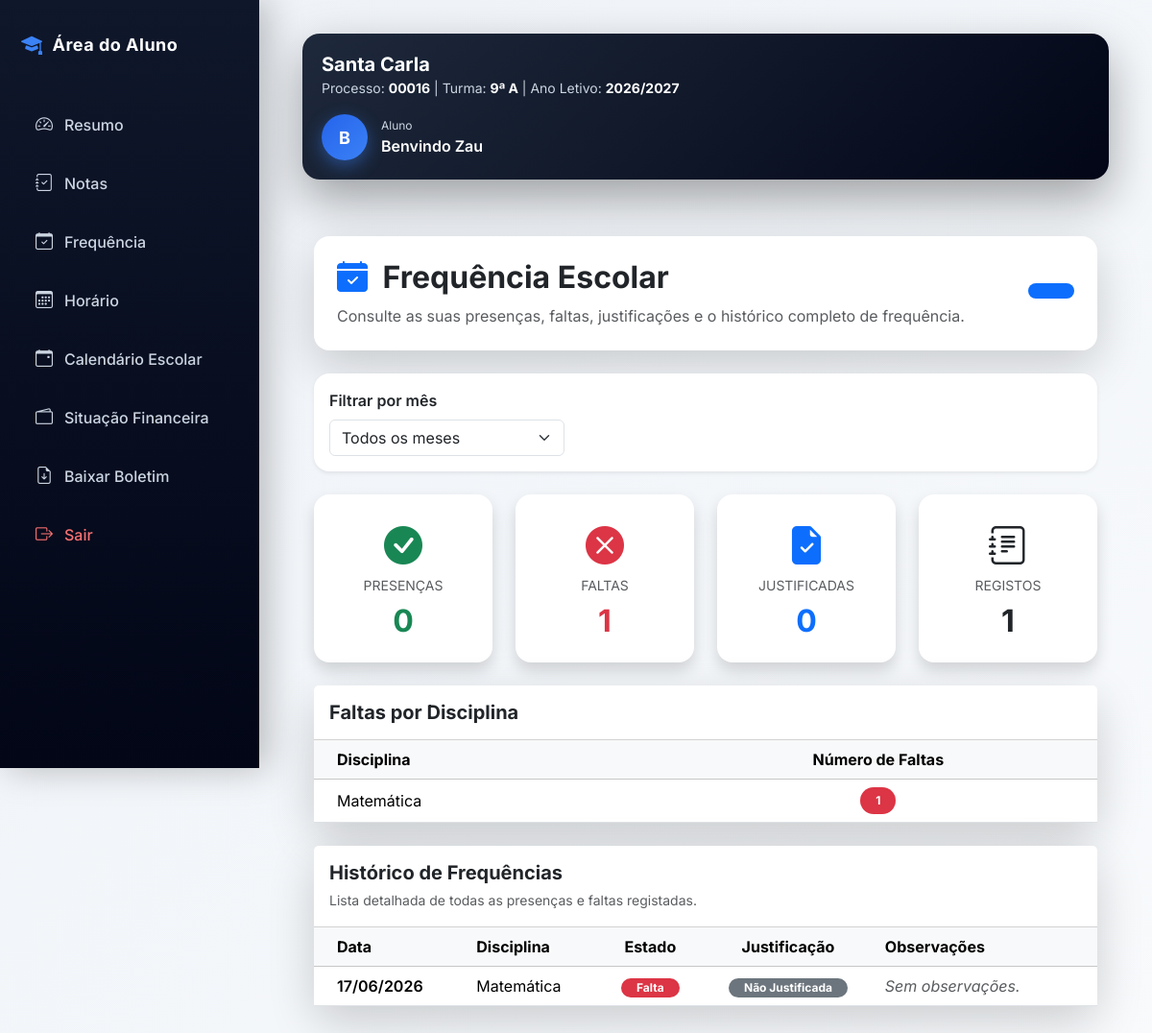
The app's page /aluno/frequencias/ (signed in), older data.
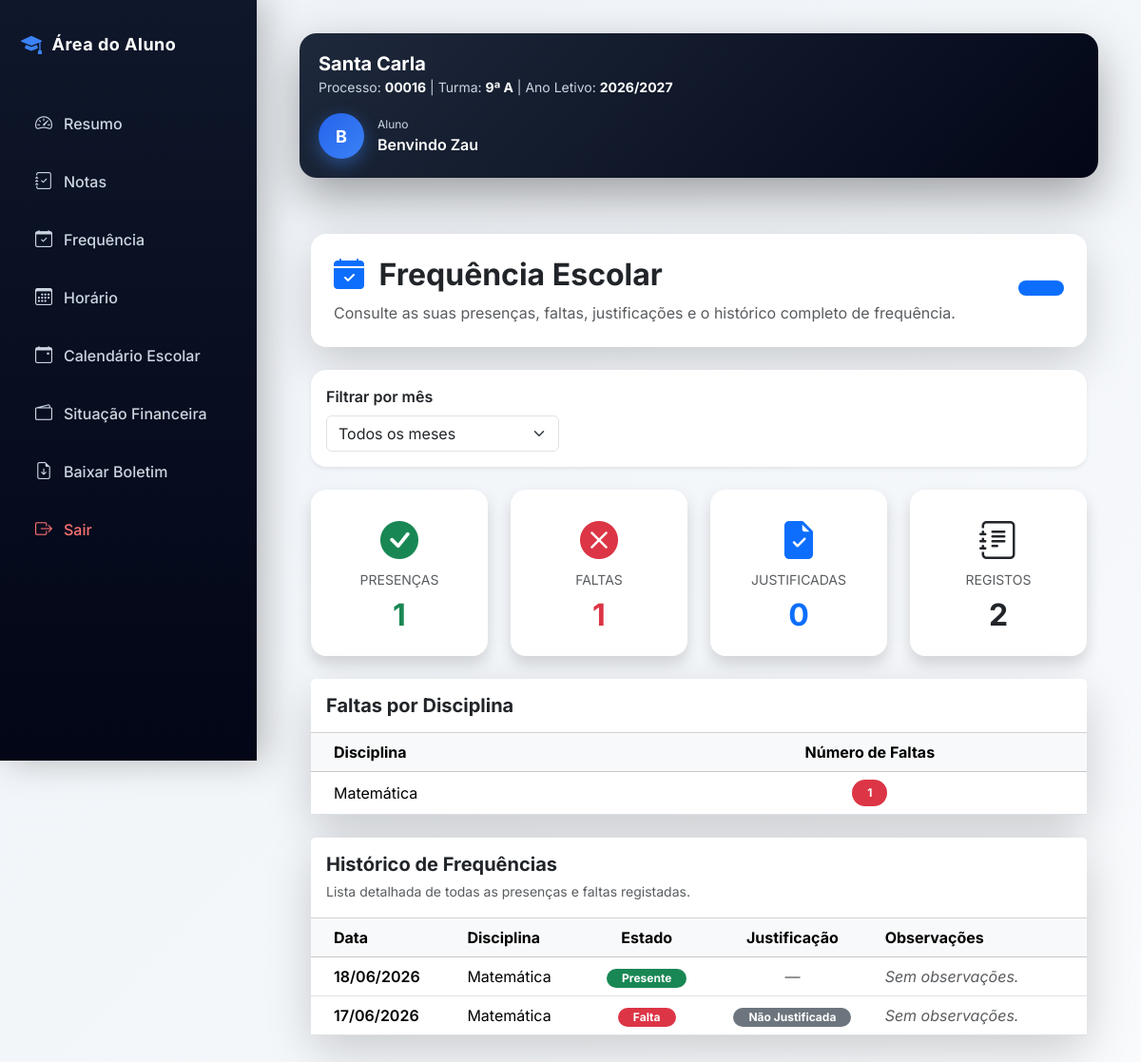
The same page, newer data.
### academic/models.py (models this page shows, shortened)
class Disciplina(models.Model):
    nome = models.CharField(max_length=90)
    turma = models.ForeignKey(
        Turma,
        on_delete=models.CASCADE,
        related_name="disciplinas"
    )
    professor = models.ForeignKey(
        settings.AUTH_USER_MODEL,
        on_delete=models.CASCADE,
        limit_choices_to={'role': 'PROFESSOR'},
        related_name="disciplinas",
        null=True,
        blank=True
    )
    escola = models.ForeignKey(
        Escola,
        on_delete=models.CASCADE,
        related_name="disciplinas"
    )
    criada_em = models.DateTimeField(auto_now_add=True)
    class Meta:
        unique_together = ('nome', 'turma', 'escola')
        ordering = ["nome"]

class Frequencia(models.Model):
    aluno = models.ForeignKey(Aluno, on_delete=models.CASCADE)
    disciplina = models.ForeignKey(Disciplina, on_delete=models.CASCADE)
    professor = models.ForeignKey(
        settings.AUTH_USER_MODEL,
        on_delete=models.CASCADE
    )
    data = models.DateField()
    presente = models.BooleanField(default=True)
    justificada = models.BooleanField(default=False)
    observacao = models.TextField(blank=True)
    escola = models.ForeignKey(Escola, on_delete=models.CASCADE)
    criada_em = models.DateTimeField(auto_now_add=True)
    class Meta:
        unique_together = ("aluno", "disciplina", "data")
        ordering = ["-data", "disciplina"]

### core/views.py (the view, shortened to what this page needs)
# urls.py: path("aluno/frequencias/", views.frequencia_aluno, name="frequencia_aluno"),
@login_required
def frequencia_aluno(request):
    if getattr(request.user, "role", None) != "ALUNO":
        return redirect("dashboard")
    aluno = (
        Aluno.objects
        .select_related("turma")
        .filter(usuario=request.user)
        .first()
    )
    if not aluno:
        return redirect("dashboard")
    mes = request.GET.get("mes")
    frequencias = (
        Frequencia.objects
        .filter(aluno=aluno)
        .select_related("disciplina")
    )
    frequencias = frequencias.order_by(
        "-data",
        "disciplina__nome"
    )
    total_presencas = frequencias.filter(
        presente=True
    ).count()
    total_faltas = frequencias.filter(
        presente=False
    ).count()
    total_justificadas = frequencias.filter(
        presente=False,
        justificada=True
    ).count()
    total_registos = frequencias.count()
    percentagem_presencas = 0
    if total_registos > 0:
        percentagem_presencas = round(
            (total_presencas / total_registos) * 100,
            1
        )
    faltas_por_disciplina = (
        frequencias
        .filter(presente=False)
        .values("disciplina__nome")
        .annotate(
            total_faltas=Count("id")
        )
        .order_by(
            "-total_faltas",
            "disciplina__nome"
        )
    )
    context = {
        "aluno": aluno,
        "frequencias": frequencias,
        "mes_selecionado": mes,
        "total_presencas": total_presencas,
        "total_faltas": total_faltas,
        "total_justificadas": total_justificadas,
        "total_registos": total_registos,
        "percentagem_presencas": percentagem_presencas,
        "faltas_por_disciplina": faltas_por_disciplina,
    }
    return render(
        request,
        "frequencias_aluno.html",
        context,
    )

### academic/models.py (called while the page is built)
    def __str__(self):
        return self.nome

### core/templates/frequencias_aluno.html (shortened to what the changed rows need)
{% extends "base_aluno.html" %}
{% block content %}
<div class="container-fluid py-4">
    <div class="card border-0 shadow-lg rounded-4 mb-4">
        <div class="card-body p-4">
            <div class="d-flex flex-column flex-lg-row justify-content-between align-items-lg-center">
                <div>
                    <h2 class="fw-bold mb-2">
                        <i class="bi bi-calendar-check-fill text-primary me-2"></i>
                        Frequência Escolar
                    </h2>
                </div>
            </div>
        </div>
    </div>
    <div class="row g-4 mb-4">
        <div class="col-xl-3 col-md-6">
            <div class="card border-0 shadow rounded-4 h-100">
                <div class="card-body text-center py-4">
                    <i class="bi bi-check-circle-fill text-success fs-1 mb-3"></i>
                    <div class="text-muted text-uppercase small mb-2">
                        Presenças
                    </div>
                    <h2 class="fw-bold text-success mb-0">
                        {{ total_presencas }}
                    </h2>
                </div>
            </div>
        </div>
        <div class="col-xl-3 col-md-6">
            <div class="card border-0 shadow rounded-4 h-100">
                <div class="card-body text-center py-4">
                    <h2 class="fw-bold text-danger mb-0">
                        {{ total_faltas }}
                    </h2>
                </div>
            </div>
        </div>
        <div class="col-xl-3 col-md-6">
            <div class="card border-0 shadow rounded-4 h-100">
                <div class="card-body text-center py-4">
                    <h2 class="fw-bold text-primary mb-0">
                        {{ total_justificadas }}
                    </h2>
                </div>
            </div>
        </div>
        <div class="col-xl-3 col-md-6">
            <div class="card border-0 shadow rounded-4 h-100">
                <div class="card-body text-center py-4">
                    <i class="bi bi-journal-text text-dark fs-1 mb-3"></i>
                    <div class="text-muted text-uppercase small mb-2">
                        Registos
                    </div>
                    <h2 class="fw-bold mb-0">
                        {{ total_registos }}
                    </h2>
                </div>
            </div>
        </div>
    </div>
    <div class="card border-0 shadow-lg rounded-4 mb-4">
        <div class="card-body p-0">
            <div class="table-responsive">
                <table class="table table-hover align-middle mb-0">
                    <thead class="table-light">
                        <tr>
                            <th class="ps-4">
                                Disciplina
                            </th>
                            <th class="text-center">
                                Número de Faltas
                            </th>
                        </tr>
                    </thead>
                    <tbody>
                        {% for item in faltas_por_disciplina %}
                        <tr>
                            <td class="ps-4">
                                {{ item.disciplina__nome }}
                            </td>
                            <td class="text-center">
                                <span class="badge bg-danger rounded-pill px-3 py-2">
                                    {{ item.total_faltas }}
                                </span>
                            </td>
                        </tr>
                        {% empty %}
                        <tr>
                            <td colspan="2" class="text-center py-4 text-muted">
                                Nenhuma falta registada no período selecionado.
                            </td>
                        </tr>
                        {% endfor %}
                    </tbody>
                </table>
            </div>
        </div>
    </div>
    <div class="card border-0 shadow-lg rounded-4">
        <div class="card-body p-0">
            <div class="table-responsive">
                <table class="table table-hover align-middle mb-0">
                    <thead class="table-light">
                        <tr>
                            <th class="ps-4">
                                Data
                            </th>
                            <th>
                                Disciplina
                            </th>
                            <th class="text-center">
                                Estado
                            </th>
                            <th class="text-center">
                                Justificação
                            </th>
                            <th class="pe-4">
                                Observações
                            </th>
                        </tr>
                    </thead>
                    <tbody>
                        {% for f in frequencias %}
                        <tr>
                            <td class="ps-4 fw-semibold">
                                {{ f.data|date:"d/m/Y" }}
                            </td>
                            <td>
                                {{ f.disciplina.nome }}
                            </td>
                            <td class="text-center">
                                {% if f.presente %}
                                    <span class="badge bg-success rounded-pill px-3">
                                        Presente
                                    </span>
                                {% else %}
                                    <span class="badge bg-danger rounded-pill px-3">
                                        Falta
                                    </span>
                                {% endif %}
                            </td>
                            <td class="text-center">
                                {% if f.justificada %}
                                    <span class="badge bg-primary rounded-pill px-3">
                                        Justificada
                                    </span>
                                {% elif not f.presente %}
                                    <span class="badge bg-secondary rounded-pill px-3">
                                        Não Justificada
                                    </span>
                                {% else %}
                                    <span class="text-muted">
                                        —
                                    </span>
                                {% endif %}
                            </td>
                            <td class="pe-4">
                                {% if f.observacao %}
                                    {{ f.observacao }}
                                {% else %}
                                    <span class="text-muted fst-italic">
                                        Sem observações.
                                    </span>
                                {% endif %}
                            </td>
                        </tr>
                        {% endfor %}
                    </tbody>
                </table>
            </div>
        </div>
    </div>
</div>
{% endblock %}

Row changes from the older to the newer data that the page shows:
added Frequencia: data "18/06/2026", disciplina.nome "Matemática", presente "Presente", observacao "Sem observações."
Text that changed along with them:
{{ total_presencas }}: "0" → "1"
{{ total_registos }}: "1" → "2"
